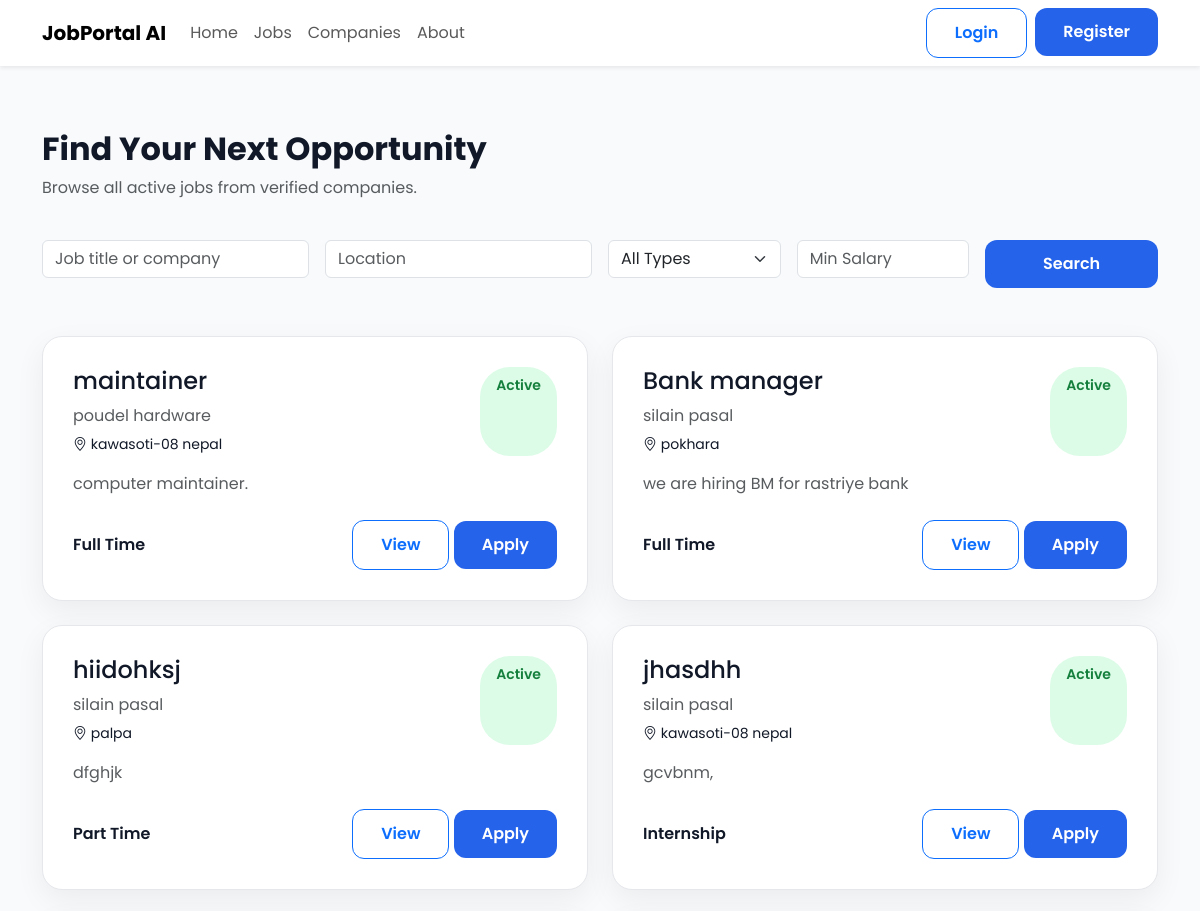
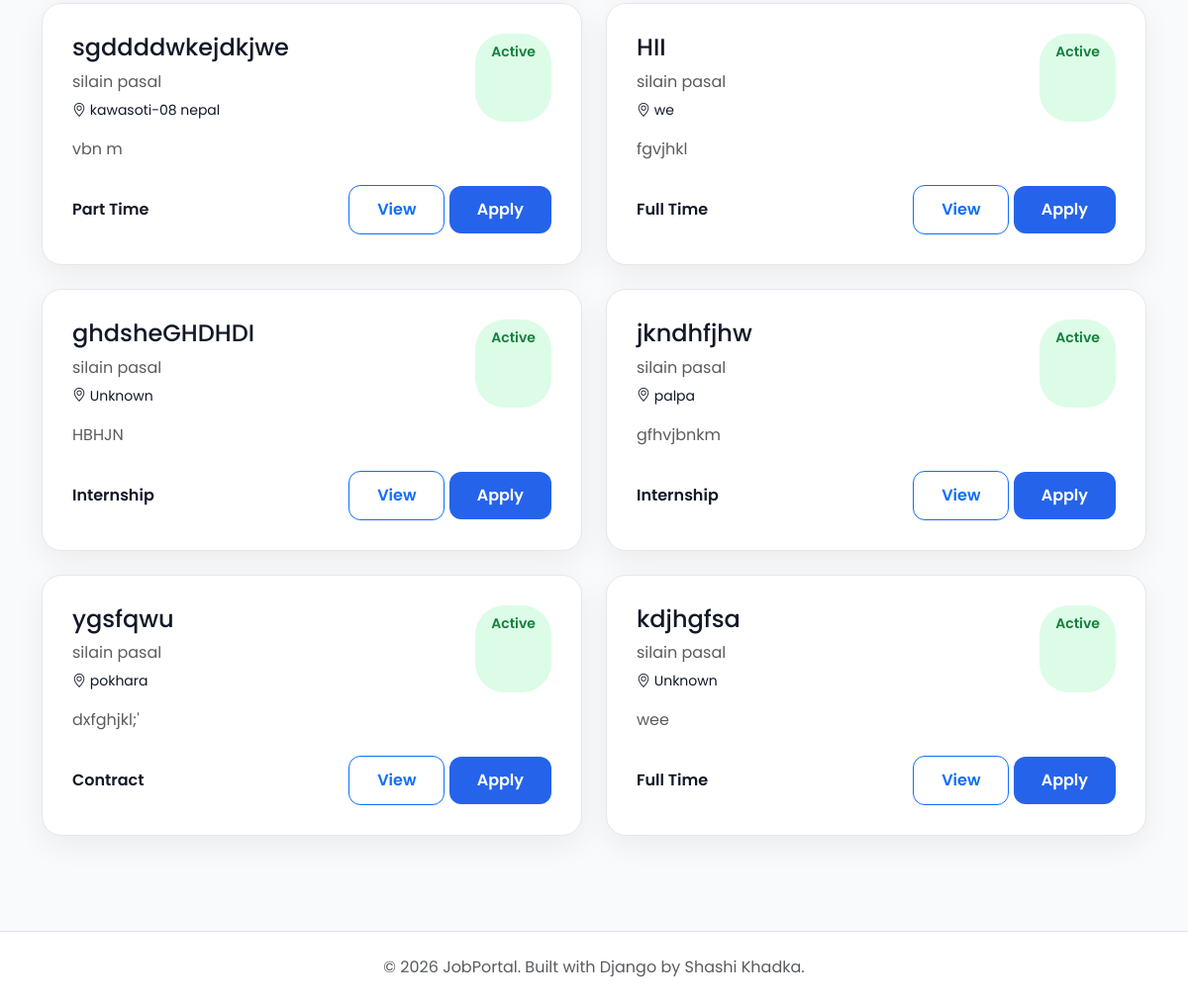
The app's page /jobs/, older data (2 pictures, top to bottom).
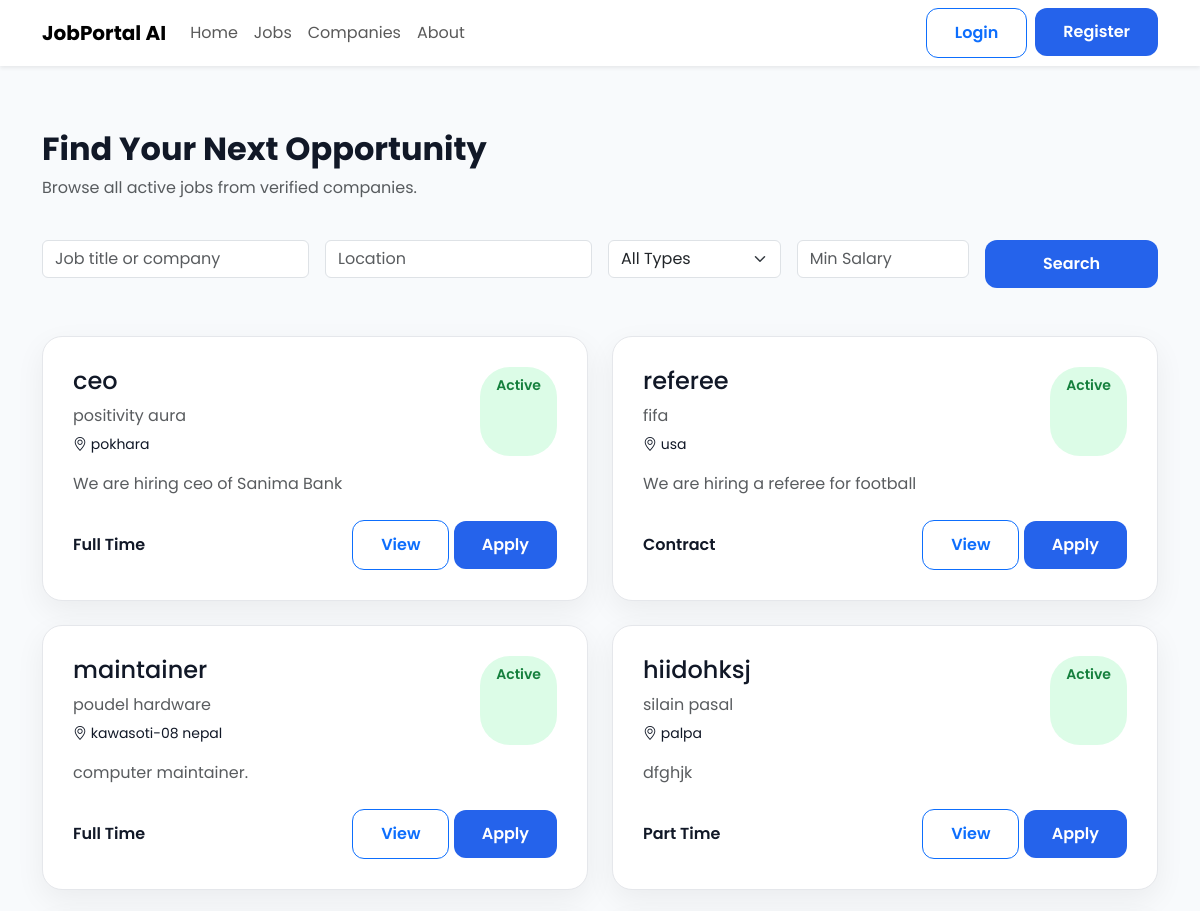
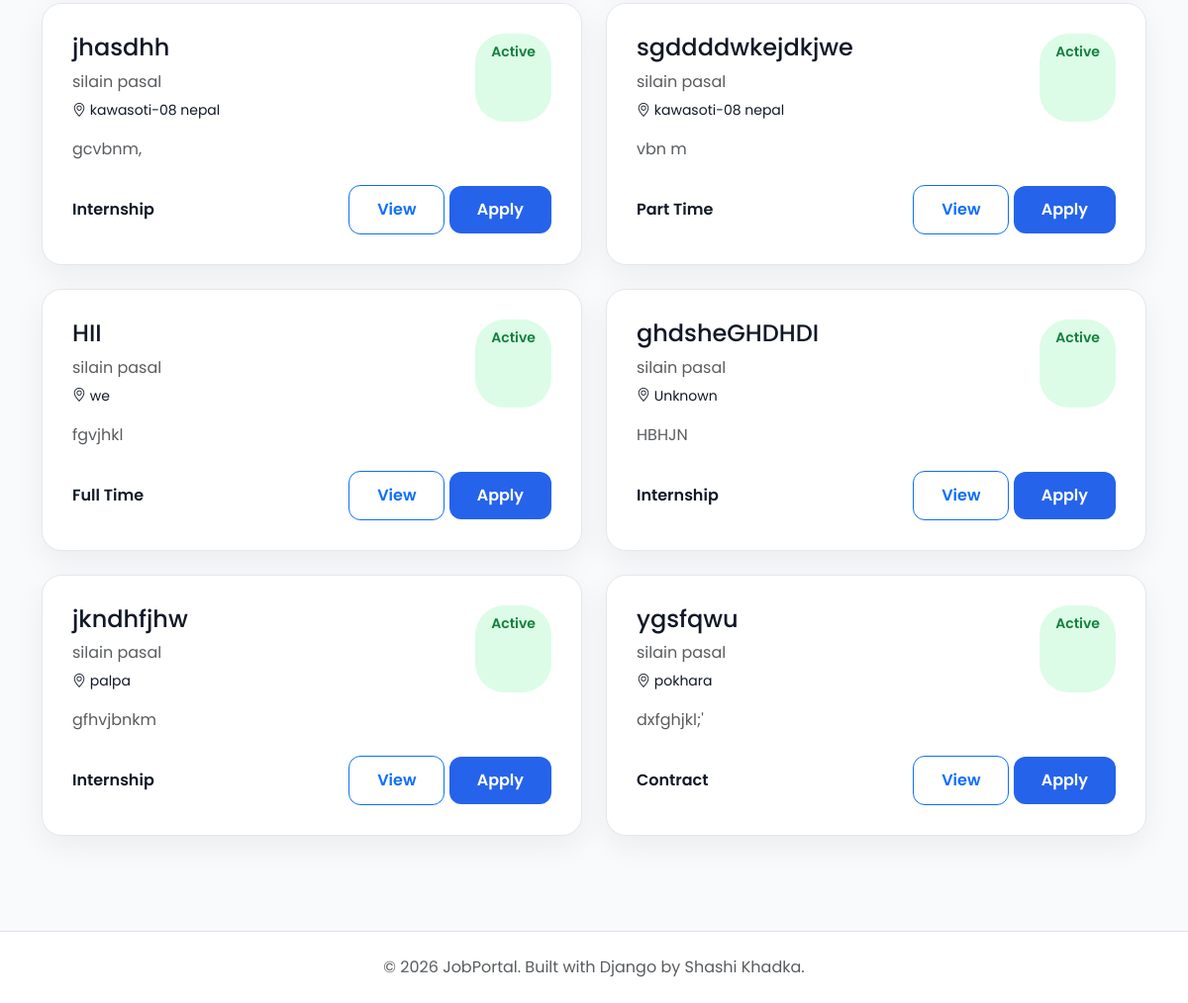
The same page, newer data (2 pictures, top to bottom).
### jobs/models.py (models this page shows, shortened)
class Job(models.Model):
    class EmploymentType(models.TextChoices):
        FULL_TIME = "Full Time"
        PART_TIME = "Part Time"
        INTERNSHIP = "Internship"
        CONTRACT = "Contract"
    class ExperienceLevel(models.TextChoices):
        ENTRY =  "Entry Level"
        MID =  "Mid Level"
        SENIOR = "Senior Level"
    company = models.ForeignKey(Company,on_delete=models.CASCADE,related_name="jobs")
    title = models.CharField(max_length=200)
    slug = models.SlugField(unique=True,blank=True)
    description = models.TextField()
    location = models.CharField(max_length=150)
    employment_type = models.CharField(max_length=20,choices=EmploymentType.choices)
    experience_level = models.CharField( max_length=20, choices=ExperienceLevel.choices )
    salary_min = models.PositiveIntegerField()
    salary_max = models.PositiveIntegerField()
    vacancies = models.PositiveIntegerField(default=1)
    deadline = models.DateField()
    is_active = models.BooleanField(default=True)
    created_at = models.DateTimeField(auto_now_add=True)
    updated_at = models.DateTimeField(auto_now=True)

### companies/models.py (models this page shows, shortened)
class Company(models.Model):
    owner = models.OneToOneField(settings.AUTH_USER_MODEL,on_delete=models.CASCADE,related_name="company")
    company_name = models.CharField(max_length=200)
    slug = models.SlugField(unique=True, blank=True)
    logo = models.ImageField( upload_to="company_logos/", blank=True, null=True)
    description = models.TextField()
    website = models.URLField(blank=True)
    email = models.EmailField()
    phone = models.CharField(max_length=20)
    address = models.TextField()
    location = models.CharField(max_length=255)
    city = models.CharField(max_length=100)
    country = models.CharField(max_length=100)
    established_date = models.DateField()
    employee_count = models.PositiveIntegerField()
    created_at = models.DateTimeField(auto_now_add=True)
    updated_at = models.DateTimeField(auto_now=True)

### landingpage/views.py (the view)
# urls.py: path("jobs/", PublicJobListView.as_view(), name="job-list"),
class PublicJobListView(ListView):
    model = Job
    template_name = "jobs/public_job_list.html"
    context_object_name = "jobs"
    paginate_by = 10
    def get_queryset(self):
        queryset = Job.objects.filter(is_active=True)
        keyword = self.request.GET.get("keyword")
        location = self.request.GET.get("location")
        if keyword:
            queryset = queryset.filter(title__icontains=keyword)
        if location:
            queryset = queryset.filter(location__icontains=location)
        return queryset.order_by("-created_at")

### templates/jobs/public_job_list.html (shortened to what this page needs)
{% extends "public_base.html" %}
{% block content %}
<div class="container py-5">
    <div class="row mb-4">
        <div class="col-lg-8">
            <h2 class="fw-bold">
                Find Your Next Opportunity
            </h2>
            <p class="text-muted">
                Browse all active jobs from verified companies.
            </p>
        </div>
    </div>
    <form method="GET" class="row g-3 mb-5">
        <div class="col-md-3">
            <input
                type="text"
                class="form-control"
                name="keyword"
                placeholder="Job title or company"
                value="{{ request.GET.keyword }}">
        </div>
        <div class="col-md-3">
            <input
                type="text"
                class="form-control"
                name="location"
                placeholder="Location"
                value="{{ request.GET.location }}">
        </div>
        <div class="col-md-2">
            <select name="employment_type" class="form-select">
                <option value="">All Types</option>
            </select>
        </div>
        <div class="col-md-2">
            <input
                type="number"
                class="form-control"
                name="min_salary"
                placeholder="Min Salary"
                value="{{ request.GET.min_salary }}">
        </div>
        <div class="col-md-2">
            <button class="btn btn-primary w-100">
                Search
            </button>
        </div>
    </form>
    <div class="row g-4">
        {% for job in jobs %}
        <div class="col-lg-6">
            <div class="job-card">
                <div class="d-flex justify-content-between">
                    <div>
                        <h4>
                            {{ job.title }}
                        </h4>
                        <p class="text-muted mb-1">
                            {{ job.company.company_name }}
                        </p>
                        <small>
                            <i class="bi bi-geo-alt"></i>
                            {{ job.location }}
                        </small>
                    </div>
                 <span class="status-badge">
                   Active
                 </span>
                </div>
                <p class="mt-3 text-muted">
                    {{ job.description|truncatewords:25 }}
                </p>
                <div class="d-flex justify-content-between align-items-center mt-4">
                    <span class="fw-semibold">
                        {{ job.get_employment_type_display }}
                    </span>
                    <div>
                        <a href="{% url 'job-detail' job.pk %}"
                           class="btn btn-outline-primary">
                            View
                        </a>
                        <a href="{% url 'apply-job' job.pk %}"
                           class="btn btn-primary">
                            Apply
                        </a>
                    </div>
                </div>
            </div>
        </div>
        {% empty %}
        <div class="text-center py-5">
            <h4>
                No Jobs Found
            </h4>
        </div>
        {% endfor %}
    </div>
</div>
{% endblock %}

Row changes from the older to the newer data that the page shows:
no longer on this page (row edited): Job: title "Bank manager", company.company_name "silain pasal", location "pokhara", description "we are hiring BM for rastriye bank", employment_type "Full Time"
no longer on this page (row unchanged): Job: title "kdjhgfsa", company.company_name "silain pasal", location "Unknown", description "wee", employment_type "Full Time"
added Job: title "ceo", company.company_name "positivity aura", location "pokhara", description "We are hiring ceo of Sanima Bank", employment_type "Full Time"
added Job: title "referee", company.company_name "fifa", location "usa", description "We are hiring a referee for football", employment_type "Contract"
